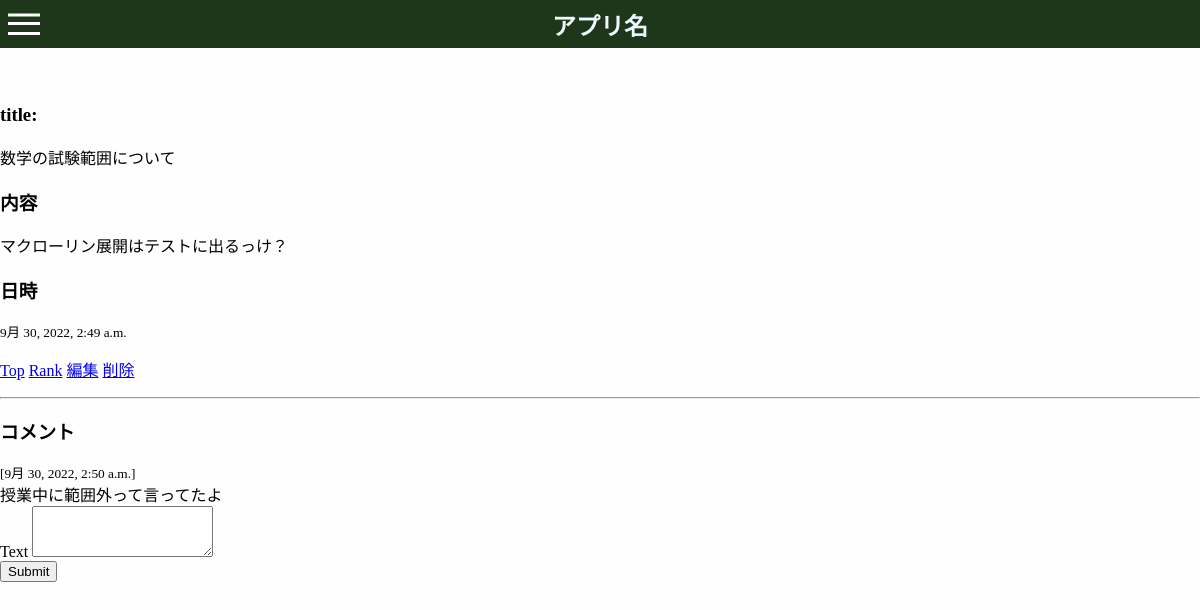
The page /top/38/ on the database its author committed.
### app01/models.py (models this page shows, shortened)
class Article(models.Model):
    title = models.CharField(max_length=500)
    body = models.TextField()
    posted_at = models.DateTimeField(default=timezone.now)
    published_at = models.DateTimeField(blank=True, null=True)
    like = models.IntegerField(default=0)
    image = models.ImageField(upload_to='media/images',null=True, blank=True)

class Comment(models.Model):
    text = models.TextField()
    posted_at = models.DateTimeField(default=timezone.now)
    article = models.ForeignKey(Article, related_name='comments', on_delete=models.CASCADE)

### app01/views.py (the view)
# urls.py: path('<int:article_id>/', views.detail, name='detail'),
def detail(request, article_id):
	try:
		article = Article.objects.get(pk=article_id)
	except Article.DoesNotExist:
		raise Http404("Article does not exist")
	if request.method == 'POST':
		comment = Comment(article=article, text=request.POST['text'])
		comment.save()
	context = {
		"article": article,
		"comments": article.comments.order_by("-posted_at")
		}
	return render(request, 'app01/keijiban-detail.html', context)

### app01/templates/app01/keijiban-detail.html (shortened to what this page needs)
{% load static %}
<html>
    <head>
        <link rel="stylesheet" href="{% static 'css/header.css' %}">
    </head>
    <header>
        <div class="inner">
          <div class="inner_color">
            <a href="{% url 'home' %}"><h2>アプリ名</h2></a>
          </div>
          <div class="h-menu">
            <label class="h-menu_icon" for="h-menu_checkbox"><span class="hamburger-icon"></span></label>
          </div>
        </div>
      </header>
    <body>
        <h1>投稿詳細</h1>
        <br>
        <div>
            <h3>title:</h3>
            <p>{{ article.title }}</p>
            <h3>内容</h3>
            <div>
               {{ article.body | linebreaksbr }}
            </div>
            <h3>日時</h3>
            <small>{{ article.posted_at }}</small>
        </div>
        <p>
            <a href="{% url 'index' %}" id="Top">Top</a>
            <a href="{% url 'rank' %}" id="rank">Rank</a>
            <a href="{% url 'update' article.id %}" id="edit">編集</a>
            <a href="{% url 'delete' article.id %}" id="delete">削除</a>
        </p>
        <hr>
        <h3>コメント</h3>
        {% if comments %}
        {% for comment in comments %}
        <div>
            <div>
                <small>[{{ comment.posted_at }}]</small>
            </div>
            <div>
                {{ comment.text | linebreaksbr }}
            </div>
        </div>
        {% endfor %}
        {% else %}
        <p>コメントがありません。</p>
        {% endif %}
        <form action="{% url 'detail' article.id %}" method="post">
            <diV>
                <label for="textInput">Text</label>
                <textarea id="titleInput" name="text" rows="3"></textarea>
            </diV>
            <div>
                <button type="submit">Submit</button>
            </div>
        </form>
    </body>
</html>

### authtest/static/css/header.css (style rules this page uses)
body { margin: 0; background-color: #fefefe; top: 48px; }
.inner { position: relative; top: 0; }
.inner_color { background-color: #1E371A; width: 100%; height: 48px; z-index: 99; position: absolute; }
.inner_color h2 { position: absolute; color: aliceblue; left: 50%; top: 50%; transform: translate(-50%, -50%); margin: 0px; }
a { height: auto; }
.h-menu { z-index: 100; position: absolute; }
.h-menu_icon { display: inline-block; width: 30px; height: 30px; vertical-align: middle; position: absolute; left: 8px; }
.hamburger-icon, .hamburger-icon::before, .hamburger-icon::after { content: ''; display: block; position: absolute; z-index: 100; top:0; bottom:0; width: 32px; height: 3px; background: white; cursor: pointer; top: 50%; transform: translate(0, -50%); }
.hamburger-icon:before { top: 10px; }
.hamburger-icon:after { top: 20px; }
.h-menu_icon .hamburger-icon, .h-menu_icon .hamburger-icon::before, .h-menu_icon .hamburger-icon::after, #h-menu_black, #h-menu_content { -webkit-transition: all .3s ; transition: all .3s ; }

### rows shown on the page
Article: title "数学の試験範囲について", body "マクローリン展開はテストに出るっけ？", posted_at "9月 30, 2022, 2:49 a.m."
Comment: posted_at "9月 30, 2022, 2:50 a.m.", text "授業中に範囲外って言ってたよ"
